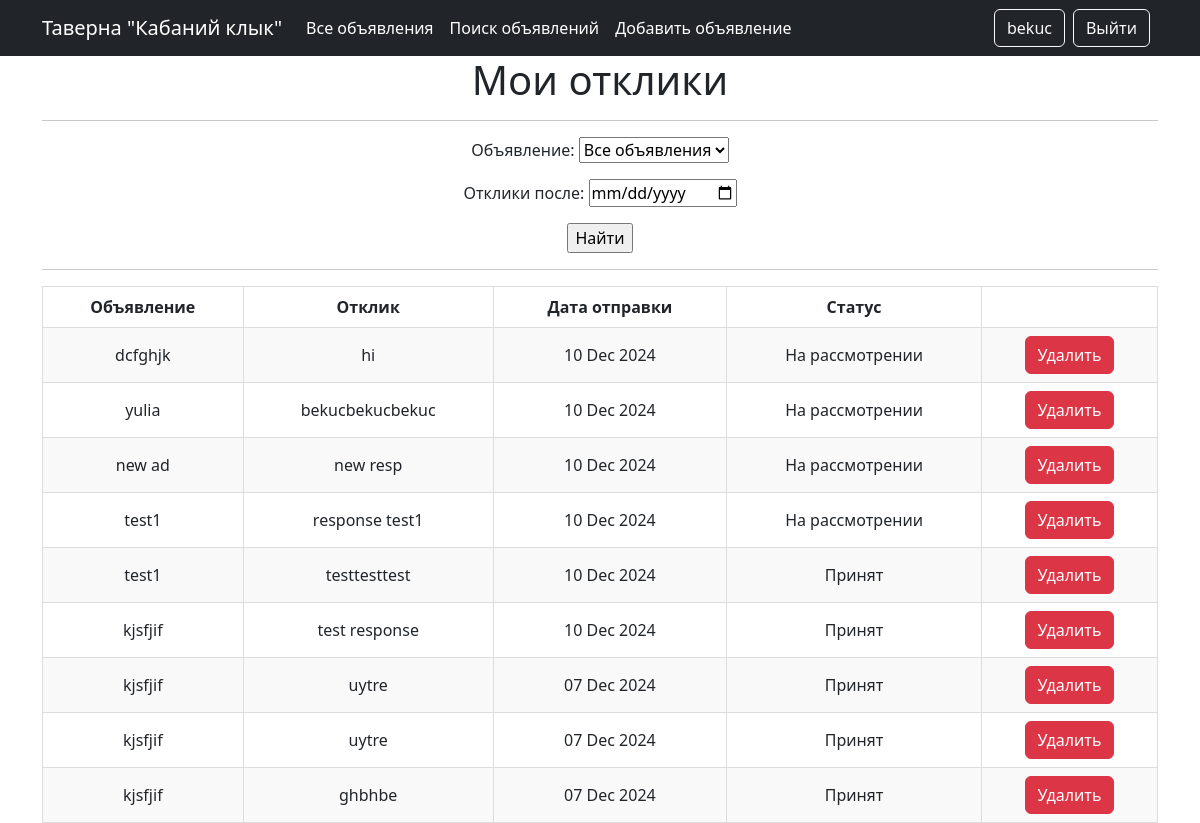
Screenshot of /my_resp/39/ (signed in) with the database file from the repository.
### board/models.py (models this page shows, shortened)
class User(AbstractUser):
    code = models.CharField(max_length=5, blank=True, null=True)

class AdResponse(models.Model):
    user_response = models.ForeignKey(User, on_delete=models.CASCADE)
    ad_response = models.ForeignKey(Ad, on_delete=models.CASCADE)
    content = models.TextField()
    date = models.DateTimeField(auto_now_add=True)
    is_accepted = models.BooleanField(default=False)

class Ad(models.Model):
    ad_user = models.ForeignKey(User, on_delete=models.CASCADE)
    category = models.CharField(max_length=2, choices=extensions.CATEGORY, default=None)
    title = models.CharField(max_length=255)
    text = RichTextUploadingField()
    date = models.DateTimeField(auto_now_add=True, null=True)
    def __str__(self):
        return self.title

### board/views.py (the view)
# urls.py: path('my_resp/<int:pk>/', ResponseListUser.as_view(), name='my_resp'),
class ResponseListUser(LoginRequiredMixin, ListView):
    model = AdResponse
    ordering = '-date'
    template_name = 'response_list_user.html'
    context_object_name = 'my_response'
    paginate_by = 10
    def get_queryset(self):
        queryset = AdResponse.objects.filter(user_response=self.request.user).order_by('-date')
        self.filterset = ResponseUserFilter(self.request.GET, queryset)
        return self.filterset.qs
    def get_context_data(self, **kwargs):
        context = super().get_context_data(**kwargs)
        context['filterset'] = self.filterset
        return context

### templates/response_list_user.html (shortened to what this page needs)
{% extends 'flatpages/default.html' %}
{% load custom_tags %}
{% block content %}
<h1>Мои отклики</h1>
    <hr>
    <form action="" method="get">
        {{ filterset.form.as_p }}
        <input type="submit" value="Найти" />
    </form>
    <hr>
    {% if my_response %}
    <div style="display: flex; justify-content: center; align-items: center;">
        <table>
            <tr>
                <td><b>Объявление</b></td>
                <td><b>Отклик</b></td>
                <td><b>Дата отправки</b></td>
                <td><b>Статус</b></td>
                <td><b></b></td>
            </tr>
            {% for response in my_response %}
            <tr>
                <td>{{ response.ad_response.title }}</td>
                <td>{{ response.content }}</td>
                <td>{{ response.date|date:'d M Y' }}</td>
                <td>{% if response.is_accepted == False %}
                    На рассмотрении
                    {% else %}
                    Принят
                    {% endif %}</td>
                <td><a class="btn btn-danger" href="{% url 'resp_delete' response.id %}" role="button">Удалить</a>
                </td>
            </tr>
            {% endfor %}
        </table>
    {% else %}
        <h3>Вы пока не отправили ни одного отклика </h3>
    {% endif %}
    </div>
{% endblock content %}

### templates/flatpages/default.html (shortened to what this page needs)
<!DOCTYPE html>
<html lang="en">
    <head>
        {% load static %}
        <link href="{% static 'css/styles.css' %}" rel="stylesheet" />
        <link rel="stylesheet" href="https://cdn.jsdelivr.net/npm/bootstrap-icons@1.11.2/font/bootstrap-icons.min.css">
    </head>
    <body>
        <nav class="navbar navbar-expand-lg navbar-dark bg-dark static-top">
            <div class="container">
                <a class="navbar-brand" href="{% url 'home' %}">Таверна "Кабаний клык"</a>
                <ul class="nav col-12 col-lg-auto me-lg-auto mb-2 justify-content-center mb-md-0 text-center">
                <li><a href="{% url 'home' %}" class="nav-link px-2 text-white">Все объявления</a></li>
                <li><a href="{% url 'search' %}" class="nav-link px-2 text-white">Поиск объявлений</a></li>
                <li><a href="{% url 'ad_create' %}" class="nav-link px-2 text-white">Добавить объявление</a></li>
                </ul>
                <div class="collapse navbar-collapse justify-content-end" id="navbarResponsive">
                    <ul class="navbar-nav">
                        {% if request.user.username %}
                        <li class="nav-item">
                            <a href="{% url 'user_profile' pk=request.user.id %}" class="btn btn-outline-light me-2">{{ request.user.username }}</a>
                        </li>
                        <li class="nav-item">
                            <a href="{% url 'logout' %}" class="btn btn-outline-light me-2">Выйти</a>
                        </li>
                        {% endif %}
                    </ul>
                </div>
            </div>
        </nav>
        <div class="container">
            <div class="row">
                <div class="col-lg-12 text-center">
                    {% block content %}{% endblock content %}
                </div>
            </div>
        </div>
    </body>
</html>

### templates/response_list_user.html (style rules this page uses)
table { border-collapse: collapse; width: 100%; }
table th, table td { border: 1px solid #ddd; padding: 8px; }
table tr:nth-child(even) { background-color: #f9f9f9; }

### rows the page displays
User: user.username "bekuc"
AdResponse: ad_response "dcfghjk", content "hi", date "10 Dec 2024", is_accepted "На рассмотрении"
AdResponse: ad_response "yulia", content "bekucbekucbekuc", date "10 Dec 2024", is_accepted "На рассмотрении"
AdResponse: ad_response "new ad", content "new resp", date "10 Dec 2024", is_accepted "На рассмотрении"
AdResponse: ad_response "test1", content "response test1", date "10 Dec 2024", is_accepted "На рассмотрении"
AdResponse: ad_response "test1", content "testtesttest", date "10 Dec 2024", is_accepted "Принят"
AdResponse: ad_response "kjsfjif", content "test response", date "10 Dec 2024", is_accepted "Принят"
AdResponse: ad_response "kjsfjif", content "uytre", date "07 Dec 2024", is_accepted "Принят"
AdResponse: ad_response "kjsfjif", content "uytre", date "07 Dec 2024", is_accepted "Принят"
AdResponse: ad_response "kjsfjif", content "ghbhbe", date "07 Dec 2024", is_accepted "Принят"
